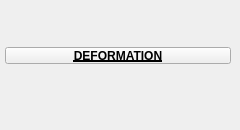
<?xml version="1.0" encoding="UTF-8"?>
<ui version="4.0">
 <class>QtUi</class>
 <widget class="QMainWindow" name="QtUi">
  <property name="enabled">
   <bool>true</bool>
  </property>
  <property name="geometry">
   <rect>
    <x>0</x>
    <y>0</y>
    <width>240</width>
    <height>130</height>
   </rect>
  </property>
  <property name="minimumSize">
   <size>
    <width>0</width>
    <height>0</height>
   </size>
  </property>
  <property name="maximumSize">
   <size>
    <width>999</width>
    <height>999</height>
   </size>
  </property>
  <property name="windowTitle">
   <string>Toolkit</string>
  </property>
  <property name="tabShape">
   <enum>QTabWidget::Triangular</enum>
  </property>
  <property name="dockNestingEnabled">
   <bool>true</bool>
  </property>
  <property name="dockOptions">
   <set>QMainWindow::AllowNestedDocks|QMainWindow::AllowTabbedDocks|QMainWindow::AnimatedDocks|QMainWindow::ForceTabbedDocks</set>
  </property>
  <widget class="QWidget" name="mainWindow">
   <widget class="QWidget" name="layoutWidget_2">
    <property name="geometry">
     <rect>
      <x>5</x>
      <y>10</y>
      <width>226</width>
      <height>91</height>
     </rect>
    </property>
    <layout class="QGridLayout" name="gridLayout_2">
     <property name="spacing">
      <number>0</number>
     </property>
     <item row="1" column="1" colspan="2">
      <layout class="QHBoxLayout" name="horizontalLayout">
       <item>
        <layout class="QVBoxLayout" name="verticalLayout">
         <property name="spacing">
          <number>0</number>
         </property>
        </layout>
       </item>
       <item>
        <layout class="QVBoxLayout" name="verticalLayout_2">
         <property name="spacing">
          <number>0</number>
         </property>
        </layout>
       </item>
      </layout>
     </item>
     <item row="0" column="1" colspan="2">
      <widget class="PushButtonDraggable" name="draggable_header">
       <property name="minimumSize">
        <size>
         <width>19</width>
         <height>17</height>
        </size>
       </property>
       <property name="maximumSize">
        <size>
         <width>999</width>
         <height>17</height>
        </size>
       </property>
       <property name="font">
        <font>
         <weight>75</weight>
         <bold>true</bold>
         <underline>true</underline>
        </font>
       </property>
       <property name="text">
        <string>DEFORMATION</string>
       </property>
       <property name="checkable">
        <bool>true</bool>
       </property>
      </widget>
     </item>
    </layout>
   </widget>
  </widget>
 </widget>
 <customwidgets>
  <customwidget>
   <class>PushButtonDraggable</class>
   <extends>QPushButton</extends>
   <header>widgets.pushbuttondraggable.h</header>
  </customwidget>
 </customwidgets>
 <resources/>
 <connections/>
 <designerdata>
  <property name="gridDeltaX">
   <number>5</number>
  </property>
  <property name="gridDeltaY">
   <number>5</number>
  </property>
  <property name="gridSnapX">
   <bool>true</bool>
  </property>
  <property name="gridSnapY">
   <bool>true</bool>
  </property>
  <property name="gridVisible">
   <bool>true</bool>
  </property>
 </designerdata>
</ui>
